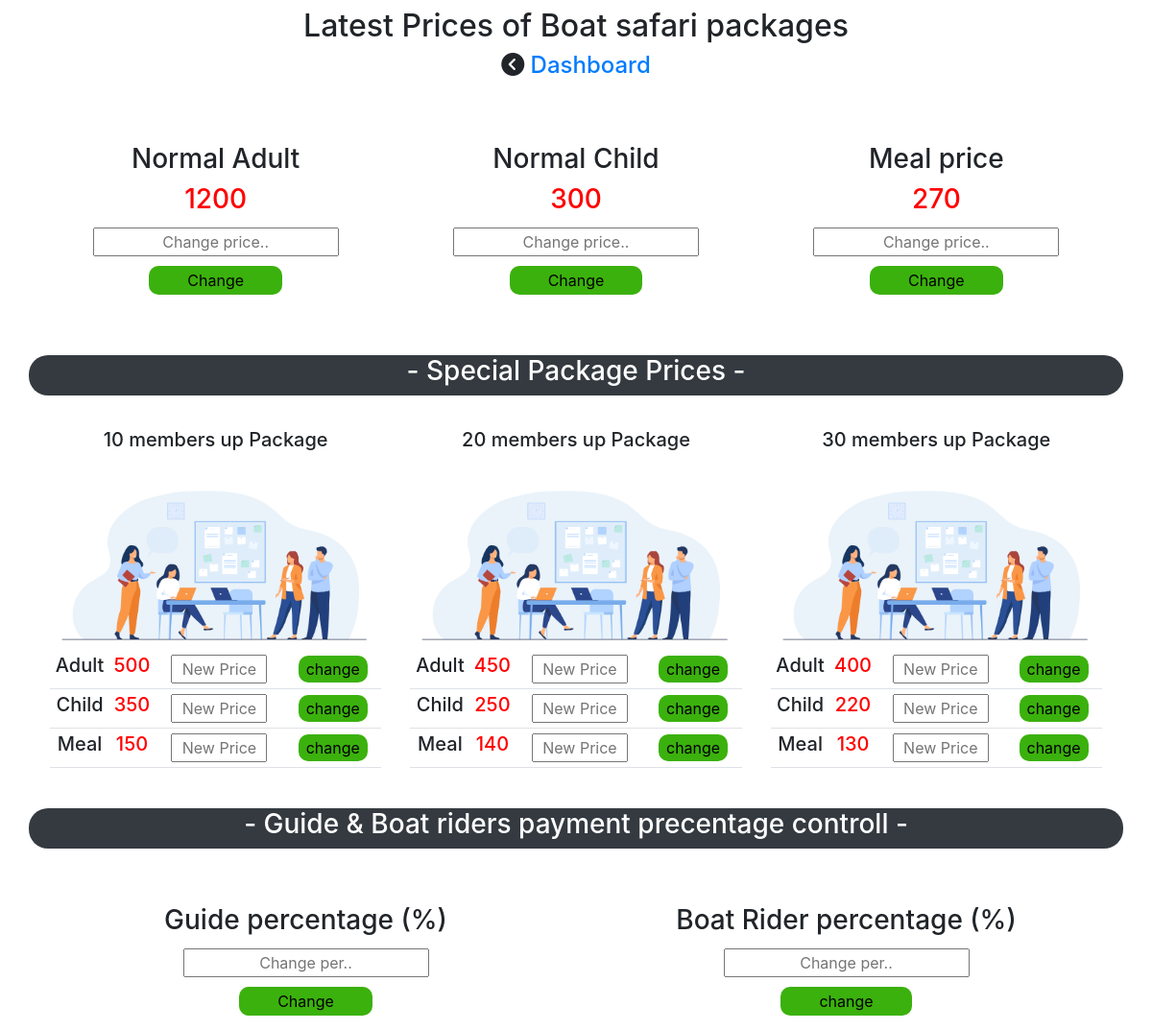
/Price-changes/prices-changes-logged.php, run on an earlier commit of the app's database.
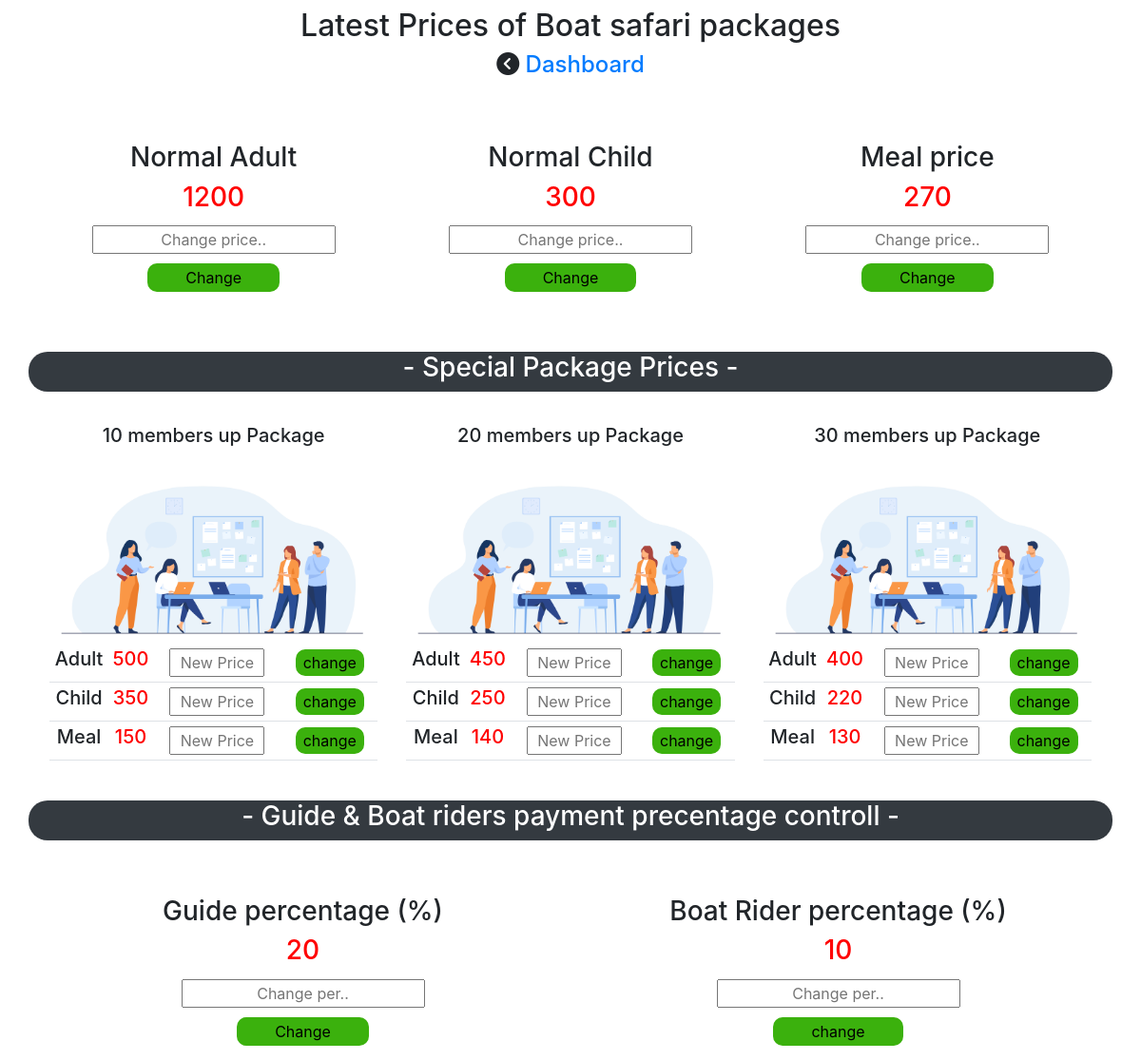
And on a later commit of the database.
### tables this page shows
CREATE TABLE `prices` (
  `ID` int(11) NOT NULL,
  `Adult` varchar(50) NOT NULL,
  `child` varchar(50) NOT NULL,
  `meal` varchar(50) NOT NULL
);

CREATE TABLE `paymentpre` (
  `preID` int(11) NOT NULL,
  `position` varchar(100) NOT NULL,
  `presentage` varchar(100) NOT NULL
);

### Price-changes/prices-changes-logged.php (the view, shortened to what this page needs)
<!DOCTYPE html>
<html lang="en">
<head>
    <link href="https://cdn.jsdelivr.net/npm/bootstrap@5.1.0/dist/css/bootstrap.min.css" rel="stylesheet">
    <link href="//maxcdn.bootstrapcdn.com/bootstrap/4.0.0/css/bootstrap.min.css" rel="stylesheet" id="bootstrap-css">
    <link rel="stylesheet" href="./prices-changes-logged.css?v=<?php echo time(); ?>">
</head>
<body>
<div class="container-fluid">
    <div class="row text-center pt-2" id="row1">
        <h2 id="blink">Latest Prices of Boat safari packages</h2>
        <h4><i class="fa fa-chevron-circle-left" aria-hidden="true"></i> <a href="../main-panel/main-panel.php">Dashboard</a></h4>
    </div>
    <div class="container">
    <div class="row d-flex justify-content-around" id="row2">
        <div class="row pt-5 " id="row2-row1">
            <div class="col" id="boxes"  >
                <h3>Normal Adult</h3>
                <?php
                $connection = mysqli_connect('localhost', 'root', '', 'captaincruise');
                $sql = "SELECT Adult FROM prices where id=1 order by ID desc";
                $result = mysqli_query($connection , $sql);
                while($row = mysqli_fetch_array($result)){
                echo"<h3 style='color:red;'>".$row['Adult']." </h3>";
                };
                ?>
                <form action="prices-changes-logged.php" method="post" enctype="multipart/form-data">
                <input type="text" name="adultprice" placeholder="Change price.."><br>
                <input type="submit" value="Change" id="change" name="adult" ><br>
                </form>
            </div>
            <div class="col" id="boxes" >
                <h3>Normal Child</h3>
                <?php
                $connection = mysqli_connect('localhost', 'root', '', 'captaincruise');
                $sql = "SELECT child FROM prices where id=1 order by ID desc";
                $result = mysqli_query($connection , $sql);
                while($row = mysqli_fetch_array($result)){
                echo"<h3 style='color:red;'>".$row['child']." </h3>";
                };
                ?>
                <form action="prices-changes-logged.php" method="post" enctype="multipart/form-data">
                <input type="text" name="childprice" placeholder="Change price.."><br>
                <input type="submit" value="Change" id="change" name="child" ><br>
                </form>
            </div>
            <div class="col" id="boxes" >
                <h3>Meal price</h3>
                <?php
                $connection = mysqli_connect('localhost', 'root', '', 'captaincruise');
                $sql = "SELECT meal FROM prices where id=1 order by ID desc";
                $result = mysqli_query($connection , $sql);
                while($row = mysqli_fetch_array($result)){
                echo"<h3 style='color:red;'>".$row['meal']." </h3>";
                };
                ?>
                <form action="prices-changes-logged.php" method="post" enctype="multipart/form-data">
                <input type="text" name="mealprice" placeholder="Change price.."><br>
                <input type="submit" value="Change" id="change" name="meal" ><br>
                </form>
            </div>
        </div>
    </div>
    <div class="row text-center mt-5 bg-dark" id="row4">
        <h3 style="color: white;">- Special Package Prices - </h3>
    </div>
    <div class="row mt-4 d-flex justify-content-around" id="row5">
       <div class="row text-center" id="row5-1">
           <div class="col" id="boxes">
               <div class="row" id="box-image">
               <h5>10 members up Package</h5>
                 <img src="./images/6308.jpg" alt="">
               </div>
               <table class="table" id="packagetable">
               <tr>
                   <td><h5>Adult</h5></td>
                   <td>
                   <?php
                $connection = mysqli_connect('localhost', 'root', '', 'captaincruise');
                $sql = "SELECT Adult FROM prices where ID=2 order by ID desc";
                $result = mysqli_query($connection , $sql);
                while($row = mysqli_fetch_array($result)){
                echo"<h5 style='color:red;'>".$row['Adult']." </h5>";
                };
                ?>
                    </td>
                    <form action="prices-changes-logged.php" method="POST" enctype="multipart/form-data">
                   <td><input type="text" name="10adult" id="packageinput" placeholder="New Price"></td>
                   <td><input type="submit" value="change" id="packagebtn" name="10adultbtn"></td>
            </form>
               </tr>
               <tr>
                   <td><h5>Child</h5></td>
                   <td>
                   <?php
                $connection = mysqli_connect('localhost', 'root', '', 'captaincruise');
                $sql = "SELECT child FROM prices where ID=2 order by ID desc";
                $result = mysqli_query($connection , $sql);
                while($row = mysqli_fetch_array($result)){
                echo"<h5 style='color:red;'>".$row['child']." </h5>";
                };
                ?>
                    </td>
                    <form action="prices-changes-logged.php" method="POST" enctype="multipart/form-data">
                   <td><input type="text" name="10child" id="packageinput" placeholder="New Price"></td>
                   <td><input type="submit" value="change" id="packagebtn" name="10childbtn"></td>
            </form>
               </tr>
               <tr>
                   <td><h5>Meal</h5></td>
                   <td>
                   <?php
                $connection = mysqli_connect('localhost', 'root', '', 'captaincruise');
                $sql = "SELECT meal FROM prices where ID=2 order by ID desc";
                $result = mysqli_query($connection , $sql);
                while($row = mysqli_fetch_array($result)){
                echo"<h5 style='color:red;'>".$row['meal']." </h5>";
                };
                ?>
                    </td>
                    <form action="prices-changes-logged.php" method="POST" enctype="multipart/form-data">
                   <td><input type="text" name="10meal" id="packageinput" placeholder="New Price"></td>
                   <td><input type="submit" value="change" id="packagebtn" name="10mealbtn"></td>
            </form>
               </tr>
               </table>
           </div>
           <div class="col" id="boxes">
               <div class="row" id="box-image">
               <h5>20 members up Package</h5>
                 <img src="./images/6308.jpg" alt="">
               </div>
               <table class="table" id="packagetable">
               <tr>
                   <td><h5>Adult</h5></td>
                   <td>
                   <?php
                $connection = mysqli_connect('localhost', 'root', '', 'captaincruise');
                $sql = "SELECT Adult FROM prices where ID=3 order by ID desc";
                $result = mysqli_query($connection , $sql);
                while($row = mysqli_fetch_array($result)){
                echo"<h5 style='color:red;'>".$row['Adult']." </h5>";
                };
                ?>
                    </td>
                    <form action="prices-changes-logged.php" method="POST" enctype="multipart/form-data">
                   <td><input type="text" name="20adult" id="packageinput" placeholder="New Price"></td>
                   <td><input type="submit" value="change" id="packagebtn" name="20adultbtn"></td>
            </form>
               </tr>
               <tr>
                   <td><h5>Child</h5></td>
                   <td>
                   <?php
                $connection = mysqli_connect('localhost', 'root', '', 'captaincruise');
                $sql = "SELECT child FROM prices where ID=3 order by ID desc";
                $result = mysqli_query($connection , $sql);
                while($row = mysqli_fetch_array($result)){
                echo"<h5 style='color:red;'>".$row['child']." </h5>";
                };
                ?>
                    </td>
                    <form action="prices-changes-logged.php" method="POST" enctype="multipart/form-data">
                   <td><input type="text" name="20child" id="packageinput" placeholder="New Price"></td>
                   <td><input type="submit" value="change" id="packagebtn" name="20childbtn"></td>
            </form>
               </tr>
               <tr>
                   <td><h5>Meal</h5></td>
                   <td>
                   <?php
                $connection = mysqli_connect('localhost', 'root', '', 'captaincruise');
                $sql = "SELECT meal FROM prices where ID=3 order by ID desc";
                $result = mysqli_query($connection , $sql);
                while($row = mysqli_fetch_array($result)){
                echo"<h5 style='color:red;'>".$row['meal']." </h5>";
                };
                ?>
                    </td>
                    <form action="prices-changes-logged.php" method="POST" enctype="multipart/form-data">
                   <td><input type="text" name="20meal" id="packageinput" placeholder="New Price"></td>
                   <td><input type="submit" value="change" id="packagebtn" name="20mealbtn"></td>
            </form>
               </tr>
               </table>
           </div>
           <div class="col" id="boxes">
               <div class="row" id="box-image">
               <h5>30 members up Package</h5>
                 <img src="./images/6308.jpg" alt="">
               </div>
               <table class="table" id="packagetable">
               <tr>
                   <td><h5>Adult</h5></td>
                   <td>
                   <?php
                $connection = mysqli_connect('localhost', 'root', '', 'captaincruise');
                $sql = "SELECT Adult FROM prices where ID=4 order by ID desc";
                $result = mysqli_query($connection , $sql);
                while($row = mysqli_fetch_array($result)){
                echo"<h5 style='color:red;'>".$row['Adult']." </h5>";
                };
                ?>
                    </td>
                    <form action="prices-changes-logged.php" method="POST" enctype="multipart/form-data">
                   <td><input type="text" name="30adult" id="packageinput" placeholder="New Price"></td>
                   <td><input type="submit" value="change" id="packagebtn" name="30adultbtn"></td>
            </form>
               </tr>
               <tr>
                   <td><h5>Child</h5></td>
                   <td>
                   <?php
                $connection = mysqli_connect('localhost', 'root', '', 'captaincruise');
                $sql = "SELECT child FROM prices where ID=4 order by ID desc";
                $result = mysqli_query($connection , $sql);
                while($row = mysqli_fetch_array($result)){
                echo"<h5 style='color:red;'>".$row['child']." </h5>";
                };
                ?>
                    </td>
                    <form action="prices-changes-logged.php" method="POST" enctype="multipart/form-data">
                   <td><input type="text" name="30child" id="packageinput" placeholder="New Price"></td>
                   <td><input type="submit" value="change" id="packagebtn" name="30childbtn"></td>
            </form>
               </tr>
               <tr>
                   <td><h5>Meal</h5></td>
                   <td>
                   <?php
                $connection = mysqli_connect('localhost', 'root', '', 'captaincruise');
                $sql = "SELECT meal FROM prices where ID=4 order by ID desc";
                $result = mysqli_query($connection , $sql);
                while($row = mysqli_fetch_array($result)){
                echo"<h5 style='color:red;'>".$row['meal']." </h5>";
                };
                ?>
                    </td>
                    <form action="prices-changes-logged.php" method="POST" enctype="multipart/form-data">
                   <td><input type="text" name="30meal" id="packageinput" placeholder="New Price"></td>
                   <td><input type="submit" value="change" id="packagebtn" name="30mealbtn"></td>
            </form>
               </tr>
               </table>
           </div>
       </div>
       <div class="row text-center mt-3 bg-dark" id="row4">
        <h3 style="color: white;">- Guide & Boat riders payment precentage controll - </h3>
    </div>
    <div class="row pt-5 " id="row2-row1">
    <div class="col" id="boxes"  >
                <h3>Guide percentage (%)</h3>
                <?php
                $connection = mysqli_connect('localhost', 'root', '', 'captaincruise');
                $sql = "SELECT * FROM paymentpre where preID=1";
                $result = mysqli_query($connection , $sql);
                while($row = mysqli_fetch_array($result)){
                echo"<h3 style='color:red;'>".$row['presentage']." </h3>";
                };
                ?>
                <form action="prices-changes-logged.php" method="post" enctype="multipart/form-data">
                <input type="text" name="gprece" placeholder="Change per.."><br>
                <input type="submit" value="Change" id="change" name="gpre" ><br>
                </form>
            </div>
            <div class="col" id="boxes"  >
                <h3>Boat Rider percentage (%)</h3>
                <?php
                $connection = mysqli_connect('localhost', 'root', '', 'captaincruise');
                $sql = "SELECT * FROM paymentpre where preID=2";
                $result = mysqli_query($connection , $sql);
                while($row = mysqli_fetch_array($result)){
                echo"<h3 style='color:red;'>".$row['presentage']." </h3>";
                };
                ?>
                <form action="prices-changes-logged.php" method="post" enctype="multipart/form-data">
                <input type="text" name="bprece" placeholder="Change per.."><br>
                <input type="submit" value="change" id="change" name="bpre" ><br>
                </form>
            </div>
    </div>
    </div>
    </div>
</div>
</body>
</html>

### Price-changes/prices-changes-logged.css (style rules this page uses)
#blink { -webkit-animation: blinkingText 1.2s infinite; animation: blinkingText 1.2s infinite; }
#boxes { text-align: center; background-color: white; padding: 10px; border-radius: 15px; -webkit-transition: ease-in-out 0.3s; transition: ease-in-out 0.3s; }
#boxes input { margin: 5px; text-align: center; }
#change { padding: 3px 40px; border-radius: 10px; border: none; background: #3bb10d; }
#row2-row1 { grid-gap: 10px; }
#row4 { border-radius: 20px; }
#row5-1 { grid-gap: 10px; }
#box-image { height: 230px; }
#packageinput { width: 100px; }
#packagetable tr td { padding: 0px; margin: 0px; vertical-align: middle; }
#packagetable tr { text-align: center; }
#packagebtn { background: #3bb10d; border: none; padding: 2px 8px; border-radius: 10px; }

What changed in the data, as far as the page shows it:
added paymentpre: presentage "20", shown under "Guide percentage (%)"
added paymentpre: presentage "10", shown under "Boat Rider percentage (%)"
